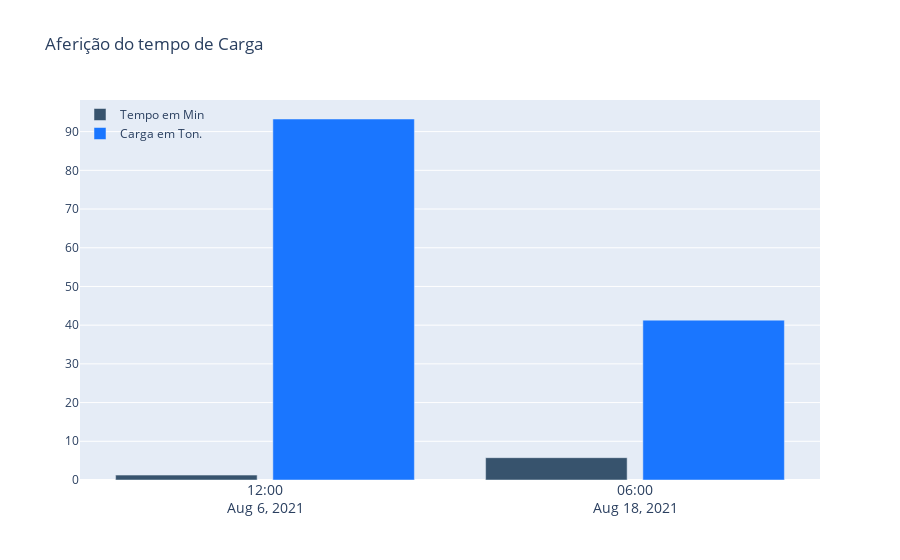

Write notebook code for a chart like this one.
### Markdown cell above
## Aferição do tempo de carga

### Code cell
import plotly.graph_objects as go

df_temp = df_data.copy()
df_temp.rename(columns = {'interval':'load_time'}, inplace = True)
df_temp = df_temp.loc[df_temp['weight'] > 0, ['weight', 'load_time']]
df_temp['weight'] = df_temp['weight']/1000

print(df_temp)
fig = go.Figure()
fig.add_trace(go.Bar(x=df_temp.index,
                y=df_temp['load_time'],
                name='Tempo em Min',
                marker_color='rgb(55, 83, 109)'
                ))
fig.add_trace(go.Bar(x=df_temp.index,
                y=df_temp['weight'],
                name='Carga em Ton.',
                marker_color='rgb(26, 118, 255)'
                ))

fig.update_layout(
    title='Aferição do tempo de Carga',
    xaxis_tickfont_size=14,
    legend=dict(
        x=0,
        y=1.0,
        bgcolor='rgba(255, 255, 255, 0)',
        bordercolor='rgba(255, 255, 255, 0)'
    ),
    barmode='group',
    bargap=0.15, # gap between bars of adjacent location coordinates.
    bargroupgap=0.1 # gap between bars of the same location coordinate.
)
fig.show()

### Figure 1 — Plotly figure (JSON) as saved in the notebook; plotly's stock layout.template omitted (floating-point values rounded to 4 significant figures)
{"data": [{"marker": {"color": "rgb(55, 83, 109)"}, "name": "Tempo em Min", "type": "bar", "x": ["2021-08-06T12:00:00", "2021-08-18T06:00:00"], "y": [1.267, 5.767]}, {"marker": {"color": "rgb(26, 118, 255)"}, "name": "Carga em Ton.", "type": "bar", "x": ["2021-08-06T12:00:00", "2021-08-18T06:00:00"], "y": [93.26, 41.3]}], "layout": {"bargap": 0.15, "bargroupgap": 0.1, "barmode": "group", "legend": {"bgcolor": "rgba(255, 255, 255, 0)", "bordercolor": "rgba(255, 255, 255, 0)", "x": 0, "y": 1}, "title": {"text": "Aferição do tempo de Carga"}, "xaxis": {"tickfont": {"size": 14}}}}
